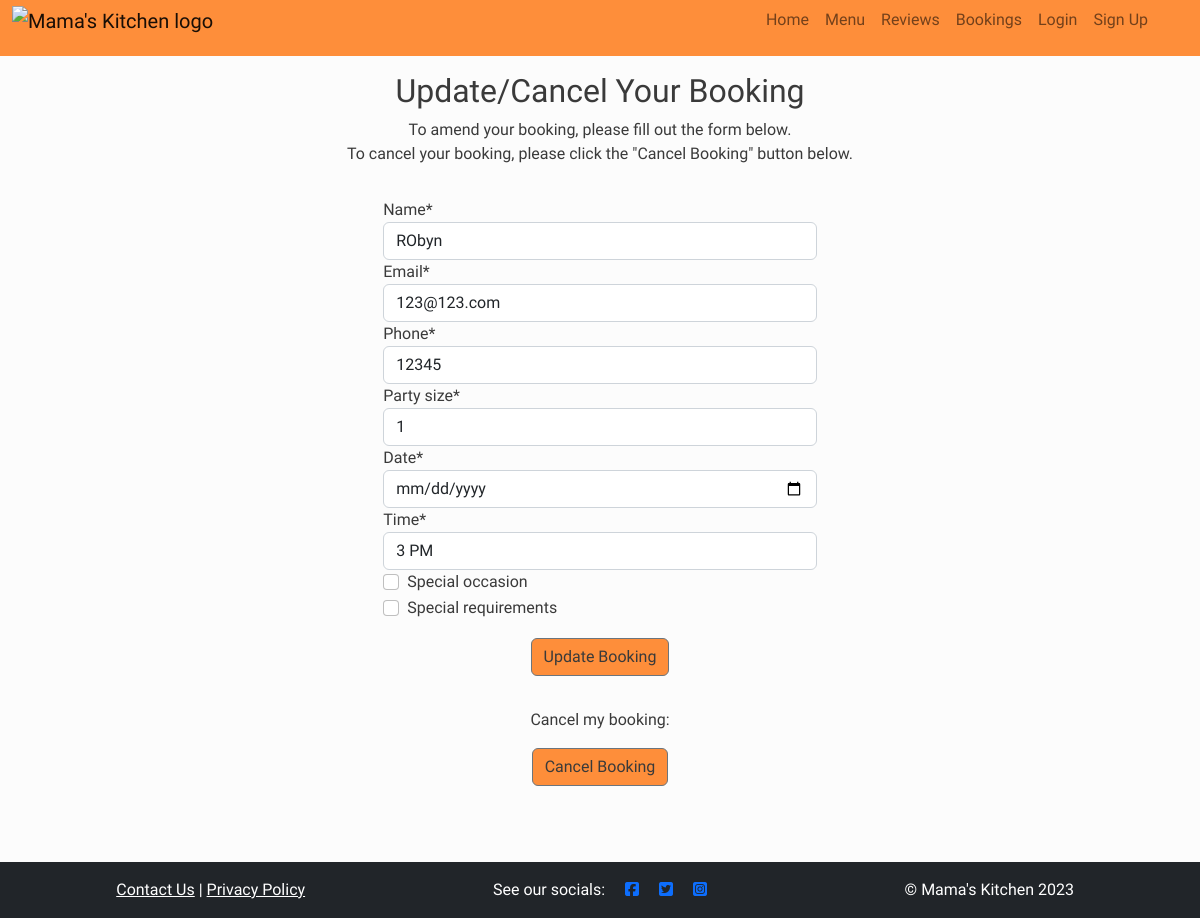
The page /edit-booking/71548726 on the database as committed earlier.
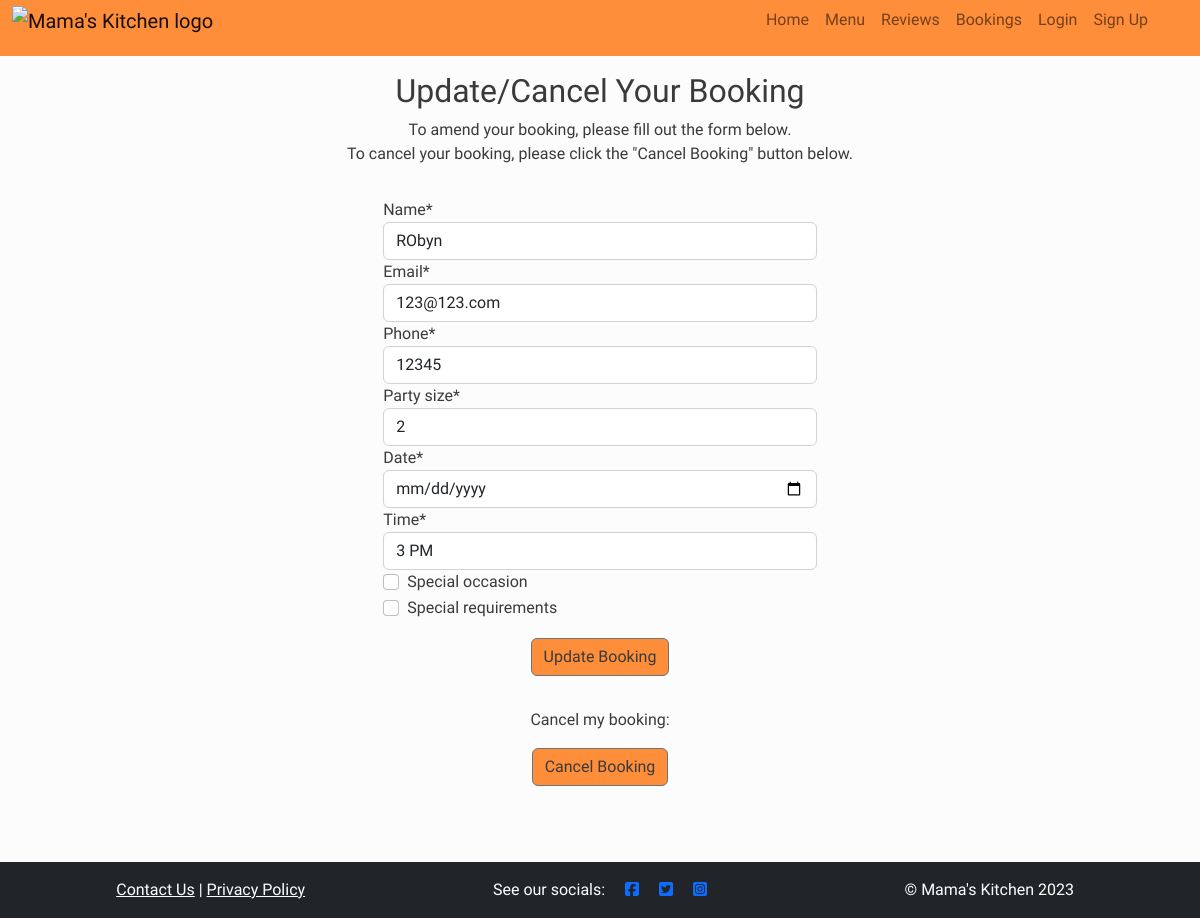
The same page on the database as committed later.
### bookings/models.py (models this page shows, shortened)
class Booking(models.Model):
    name = models.CharField(max_length=50, null=False)
    email = models.EmailField(max_length=100)
    phone = models.IntegerField()
    party_size = models.PositiveSmallIntegerField(
        default=1,
        validators=[
            MaxValueValidator(10),
            MinValueValidator(1)
        ]
    )
    date = models.DateField(
        default=datetime.now,
        validators=[
            MinValueValidator(date.today())
        ])
    time = models.CharField(max_length=10, choices=TIME_CHOICES)
    special_occasion = models.BooleanField(default=False)
    special_requirements = models.BooleanField(default=False)
    booking_ref = models.CharField(
        max_length=8,
        blank=True,
        unique=True,
        primary_key=True,
        default=create_booking_ref
        )
    confirmed = models.BooleanField(default=False)
    class Meta:
        ordering = ["-date"]

### bookings/views.py (the view)
def edit_booking(request, booking_ref):
    booking = get_object_or_404(Booking, booking_ref=booking_ref)
    if request.method == 'POST':
        form = BookingForm(request.POST, instance=booking)
        if form.is_valid():
            form.save()
            return redirect('home')
    else:
        form = BookingForm(instance=booking)
    return render(request, 'edit-booking.html', {'edit_form': form})

### bookings/forms.py
class BookingForm(forms.ModelForm):
    class Meta:
        model = Booking
        fields = ['name', 'email', 'phone', 'party_size', 'date', 'time',
                  'special_occasion', 'special_requirements', 'booking_ref',]
        widgets = {'booking_ref': forms.HiddenInput(),
                   'date': forms.DateInput(
                    format=('%d/%m/%Y'),
                    attrs={'class': 'form-control',
                           'placeholder': 'Select a date',
                           'type': 'date'}
                    )}

### templates/edit-booking.html (shortened to what this page needs)
{% extends "base.html" %}
{% block content %}
{% load crispy_forms_tags %}
<section id="edit-booking-section" class="container-fluid">
    <div class="row pt-3">
        <div class="col-12 col-md-6 offset-md-3 text-center">
            <h2>Update/Cancel Your Booking</h2>
            <p>To amend your booking, please fill out the form below.</br>
            To cancel your booking, please click the "Cancel Booking" button below.</p>
        </div>
    </div>
    <div class="row">
        <div class="col-md-8 offset-md-2">
            <div class="center-form mx-auto p-3">
                <form method="POST" onsubmit="return sendMail(this)" class="needs-validation">
                    {{ edit_form | crispy }}
                    <div class="form-row text-center">
                        <div class="col-12 p-3">
                            <button type="submit" id="update" class="btn btn-secondary dark-text">Update Booking</button>
                        </div>
                    </div>
                </form>
                <p class="text-center mt-3">Cancel my booking:
                    <form onsubmit="window.open('/cancel-booking/' + booking_ref.value)" method="POST" class="text-center">
                        <button type="submit" class="btn btn-secondary dark-text">Cancel Booking</button>
                    </form>
                </p>
            </div>
        </div>
    </div>
</section>
{% endblock %}

### templates/base.html (shortened to what this page needs)
<!DOCTYPE html>
{% load static %}
<html lang="en">
<head>
    <link href="https://cdn.jsdelivr.net/npm/bootstrap@5.2.3/dist/css/bootstrap.min.css" rel="stylesheet">
    <link rel="stylesheet" href="{% static 'css/style.css' %}" type="text/css">
</head>
<body>
    <header>
        <nav class="navbar navbar-expand-sm">
            <div id="nav-container" class="container-fluid bg-nav-container">
                <div class="row align-items-center w-100 justify-content-between">
                    <div class="col-9 col-sm-2 col-md-3">
                        <a class="navbar-brand" href="{% url 'home' %}">
                            <img id="logo" src="{% static 'images/mamas-kitchen-logo.png' %}" alt="Mama's Kitchen logo"
                            srcset="300x225">
                        </a>
                    </div>
                    <div class="col-3 col-sm-9 col-md-8">
                        <div class="collapse navbar-collapse justify-content-end" id="navbarNav">
                            <ul class="navbar-nav me-2 mb-2 mb-lg-0">
                                <li class="nav-item">
                                    <a class="nav-link" href="{% url 'home' %}">Home</a>
                                </li>
                                <li class="nav-item">
                                    <a class="nav-link " href="{% url 'menu' %}">Menu</a>
                                </li>
                                <li class="nav-item">
                                    <a class="nav-link" href="#">Reviews</a>
                                </li>
                                {% if user.is_authenticated %}
                                <li class="nav-item dropdown">
                                    <a class="nav-link dropdown-toggle" href="#" role="button" data-bs-toggle="dropdown" aria-expanded="false">
                                    Bookings
                                    </a>
                                    <ul class="dropdown-menu bg-dropdown-menu">
                                        <li><a class="dropdown-item" href="{% url 'booking' %}">New Booking</a></li>
                                        <li><a class="dropdown-item" href="{% url 'enter_ref_edit' %}">Edit Booking</a></li>
                                        <li><a class="dropdown-item" href="{% url 'enter_ref_delete' %}">Cancel Booking</a></li>
                                    </ul>
                                </li>
                                <li class="nav-item">
                                    <a class="nav-link" href="{% url 'account_logout' %}">Logout</a>
                                </li>
                                {% else %}
                                <li class="nav-item">
                                    <a class="nav-link" href="{% url 'booking' %}">Bookings</a>
                                </li>
                                <li class="nav-item">
                                    <a class="nav-link" href="{% url 'account_login' %}">Login</a>
                                </li>
                                <li class="nav-item">
                                    <a class="nav-link" href="{% url 'account_signup' %}">Sign Up</a>
                                </li>
                                {% endif %}
                            </ul>
                        </div>
                    </div>
                </div>
            </div>
        </nav>
    </header>
    <div class="container-fluid bg-nav-container">
        <div class="row">
            <div class="col-md-8 offset-md-2 pt-3">
            </div>
        </div>
    </div>
    <main>
        {% block content %}
        {% endblock %}
    </main>
    <footer id="footer" class="bg-dark container-fluid text-center fixed-bottom">
        <div class="row align-items-center p-3">
            <div class="col-12 col-md-4 text-center text-white">
                <a href="{% url 'contact' %}" class="text-white">Contact Us</a> | <a href="{% url 'privacy' %}" class="text-white">Privacy Policy</a>
            </div>
            <div class="col-12 col-md-4 text-center text-white">
                See our socials: <a href="https://facebook.com" target="_blank"><i class="fab fa-facebook-square ms-3"></i></a>
                <a href="https://twitter.com" target="_blank"><i class="fab fa-twitter-square ms-3"></i></a>
                <a href="https://instagram.com" target="_blank"><i class="fab fa-instagram-square ms-3"></i></a>
            </div>
            <div class="col-12 col-md-4 text-center text-white">&copy; Mama's Kitchen 2023</div>
        </div>
    </footer>
</body>
</html>

### static/css/style.css (style rules this page uses)
body { font-family: "Itim", sans-serif; font-weight: 200; color: #3a3a3a; background-color: #fcfcfc; }
h1, h2 { font-family: "Itim", sans-serif; }
.bg-nav-container, .bg-menu-list { background-color: #FE8E3A; }
.dark-text { color: #3a3a3a; }
#logo { height: 100px; width: 150px; }
.navbar { padding: 0; }
.center-form { width: 60%; margin-bottom: 100px; }
button[type="submit"] { background-color: #FE8E3A; }

Rows that differ between the two databases and show on the page:
changed Booking "RObyn": party_size "1" → "2"
